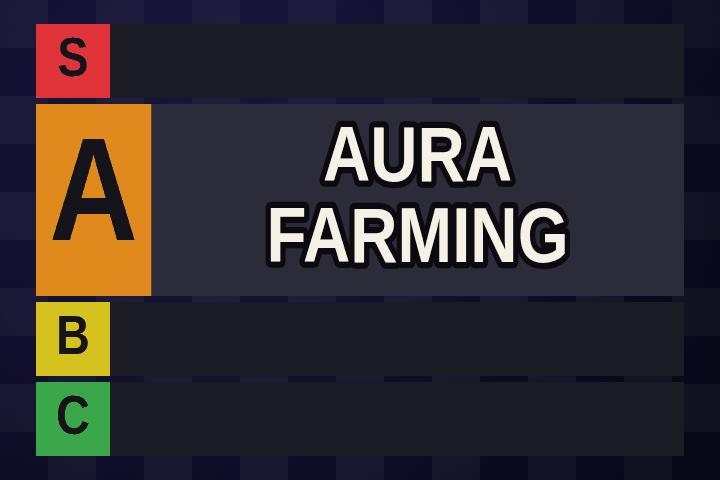
#> input picture web/memes/png/aura-farming.png, 720 x 480 px; its folder holds only this picture in this run
$ python make_meme_sheet.py
#> lines starting #> are read from the running program, lines starting #| are printed output that depends on the picture
#!/usr/bin/env python3
"""Contact sheet of every web/memes/png/*.png -> the path given as argument (default docs/fly-ask-screens/51-meme-png-sheet.png)."""
import sys
from pathlib import Path
from PIL import Image, ImageDraw
ROOT = Path(__file__).resolve().parent.parent
files = sorted((ROOT / 'web' / 'memes' / 'png').glob('*.png'))
out = Path(sys.argv[1]) if len(sys.argv) > 1 else ROOT / 'docs' / 'fly-ask-screens' / '51-meme-png-sheet.png'
cols, cell = 9, 220
rows = -(-len(files) // cols)
sheet = Image.new('RGB', (cols * cell, rows * (cell + 18)), (11, 15, 26))
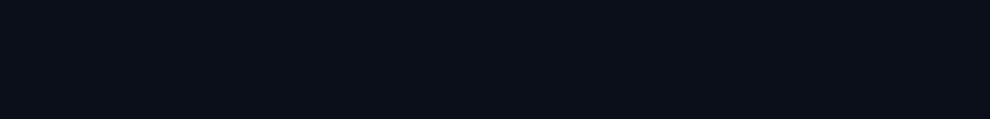
#> sheet: PIL image 1980x238 RGB (shown at 1/2 size); mean R, G, B 11, 15, 26
d = ImageDraw.Draw(sheet)
for i, f in enumerate(files):
    im = Image.open(f).convert('RGBA'); im.thumbnail((cell - 8, cell - 8))
#> after `im.thumbnail((cell - 8, cell - 8))`:
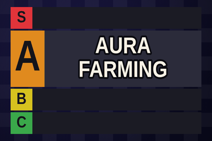
#> im: PIL image 212x141 RGBA; mean R, G, B, A 52.2, 46.1, 49, 255
    x, y = (i % cols) * cell + 4, (i // cols) * (cell + 18) + 2
    sheet.paste(im, (x, y), im)
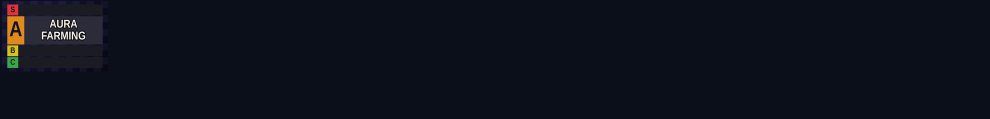
#> sheet: PIL image 1980x238 RGB (shown at 1/2 size); mean R, G, B 13.6, 17, 27.5
    d.text((x, y + cell - 6), f.stem[:30], fill=(190, 200, 220))
sheet.save(out, optimize=True)
print(out, sheet.size, len(files))
#| docs/fly-ask-screens/51-meme-png-sheet.png (1980, 238) 1

$ run again, on web/memes/png/based.png
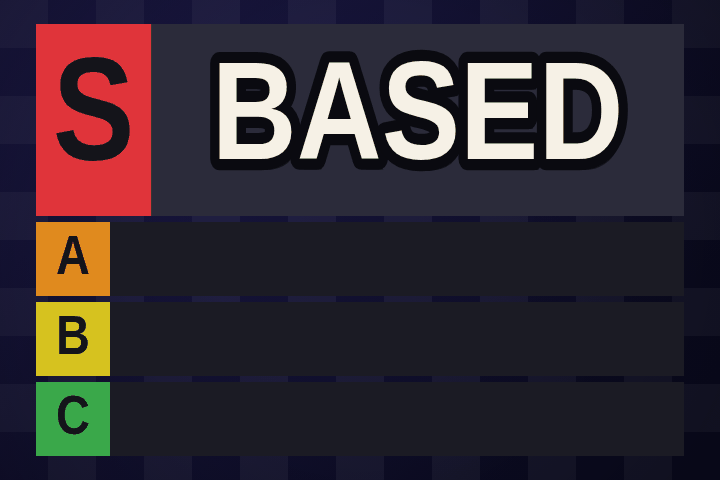
#> input picture web/memes/png/based.png, 720 x 480 px
#> `im.thumbnail((cell - 8, cell - 8))`:
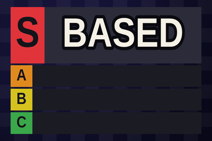
#> im: PIL image 212x141 RGBA; mean R, G, B, A 55.2, 45.7, 52.4, 255
#> `sheet.paste(im, (x, y), im)`:
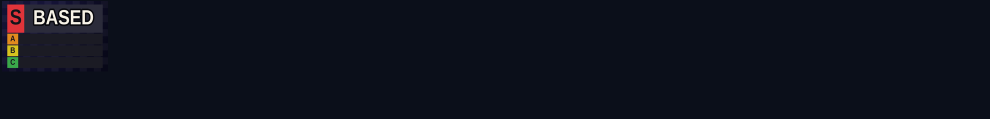
#> sheet: PIL image 1980x238 RGB (shown at 1/2 size); mean R, G, B 13.8, 16.9, 27.7
#| docs/fly-ask-screens/51-meme-png-sheet.png (1980, 238) 1
